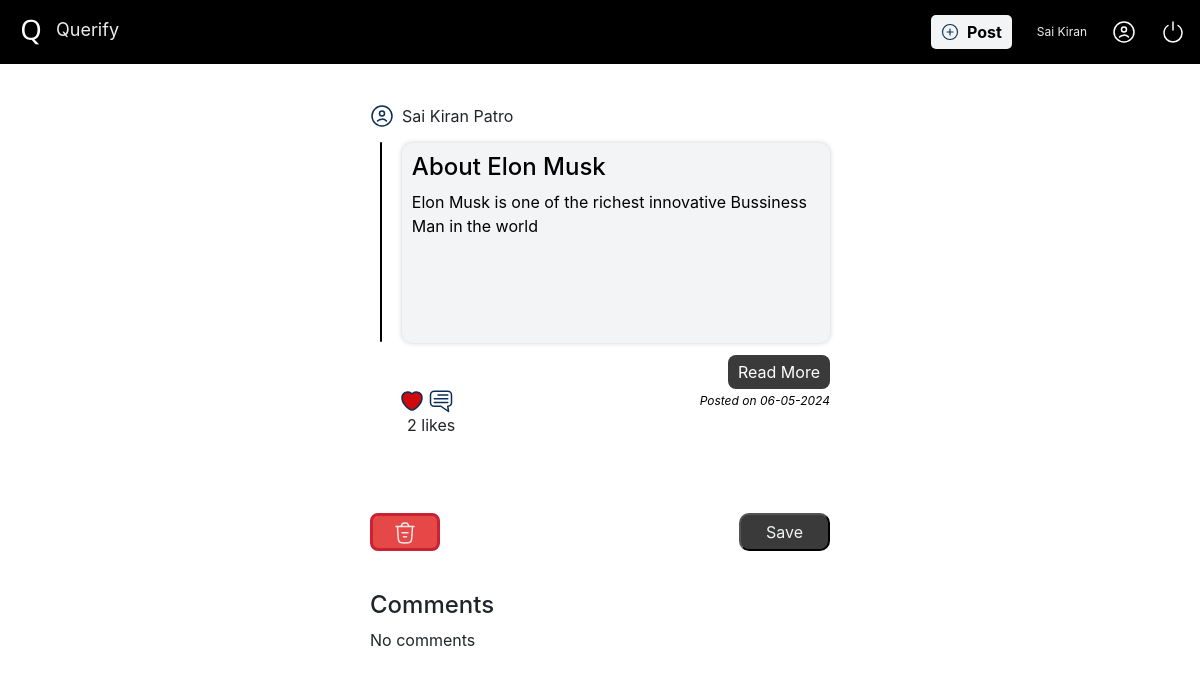
The page /comment/1 (signed in) on the database its author committed.
### Website/models.py (models this page shows)
class User(db.Model, UserMixin):
    id=db.Column(db.Integer, primary_key=True)
    firstName=db.Column(db.String(150))
    lastName=db.Column(db.String(150))
    emailAddress=db.Column(db.String(254),unique=True)
    password=db.Column(db.String(150))
    posts=db.relationship('Post')

class Post(db.Model):
    id=db.Column(db.Integer, primary_key=True)
    userId=db.Column(db.Integer, db.ForeignKey('user.id'))
    title=db.Column(db.String(1000))
    content=db.Column(db.Text)
    date=db.Column(db.DateTime(timezone='Asia/Kolkata'), default=func.date(func.now()))

### Website/views.py (the view, shortened to what this page needs)
@views.route('/comment/<int:post_id>', methods=['POST','GET'])
@login_required
def comment(post_id):
    userPostInfo,postDetails=get_user_info(post_id)
    userPostInfo[0]['postLikes']=likes_count_by_id(post_id)
    print(userPostInfo)
    print(postDetails.first().id)
    commentsInfo=get_comments_by_post_id(post_id)
    userCommentedByList=getCommentedByList(post_id)
    return render_template('Comment.html',userPostInfo=userPostInfo[0],postDetails=postDetails.first(),commentsList=commentsInfo[::-1],commentedByList=userCommentedByList[::-1],lengthComments=len(userCommentedByList))

### Website/models.py (called while the page is built)
def get_user_id():
    return current_user.id if current_user.is_authenticated else None

### Website/views.py (called while the page is built)
def get_likes_count():
    all_posts=Post.query.all()
    likesCount=[]
    for post in all_posts:
        likeCount=Likes.query.filter_by(postId=post.id).count()
        likesCount.append(likeCount)
    return likesCount

def likes_count_by_id(postId):
    likeCount=Likes.query.filter_by(postId=postId).count()
    return likeCount

def get_user_info(fetchRequest):
    all_posts=Post.query.all() if fetchRequest=='all' else Post.query.filter_by(id=fetchRequest)
    userPostInfo=[]
    likesCount=get_likes_count()
    print("likesCount", likesCount)
    index=0
    for post in all_posts:
        user=User.query.filter_by(id=post.userId).first()
        user_id = get_user_id()
        record = Likes.query.filter_by(postId=post.id, userId=user_id).first()
        record = True if record else False
        userObject={'userFullName':user.firstName+" "+user.lastName,'postedDate':"-".join(str(post.date)[0:10].split('-')[::-1]),'postLikes':likesCount[index],'postId':post.id,'postLiked':record}
        userPostInfo.append(userObject)
        index+=1
    return [userPostInfo,all_posts]

def get_comments_by_post_id(postId):
    commentsInfo=Comments.query.filter_by(postId=postId).all()
    return commentsInfo

def getCommentedByList(postId):
    commentedBy=[]
    commentsList=Comments.query.filter_by(postId=postId).all()
    for comment in commentsList:
        user=User.query.filter_by(id=comment.userId).first()
        commentedBy.append(user.firstName+" "+user.lastName)
    return commentedBy

### Website/templates/Comment.html (shortened to what this page needs)
<!DOCTYPE html>
<html lang="en">
<head>
    <link rel="stylesheet" href="{{ url_for('static', filename='Css/styles.css')}}" />
    <link rel="stylesheet" href="https://cdn.jsdelivr.net/npm/bootstrap@4.0.0/dist/css/bootstrap.min.css">
<link href="https://cdn.jsdelivr.net/npm/quill@2.0.1/dist/quill.bubble.css" rel="stylesheet" />
</head>
<body>
    <header>
      <nav class="navContainer" >
        <div class="leftHeader">
          <img src="{{ url_for('static', filename='Images/LogoNew.png') }}" alt="Querify Logo"/>&nbsp;
          <span style="font-size: 18px;;">Querify</span>
        </div>
        <div class="rightHeader">
          <button class="postButton" onclick="window.location.href='/post'"><img src="{{ url_for('static', filename='Images/Post.svg')}}"/>Post</button>
          {% if current_user.is_authenticated %}
          <span style="font-size:12px"> {{ current_user.firstName }}</span>
          {% endif %}
          <img src="{{ url_for('static', filename='Images/UserIcon.svg')}}" alt="User Icon"/>
          <img  class="logoutButton" alt="Logout" src="{{ url_for('static', filename='Images/Poweroff.svg')}}" onclick="window.location.href='/logout'"/>
        </div>
      </nav>
    </header>
    <div class="containerHome">
     <div class="postContainer">
        <div class="postHeader"><img src="{{ url_for('static', filename='Images/User.svg')}}"/> <span>{{ userPostInfo['userFullName'] }}</span></div>
        <div class="postContentContainer">
          <div class="postContent">
            <h2>{{ postDetails.title }}</h2>
            {{ postDetails.content | safe }}
          </div>
        </div>
        <div class="readMore">
           <button class="read-more">Read More</button>
        </div>
        <div class="dateActionContainer">
          <div class="postActions">
            {% if userPostInfo['postLiked'] %}
            <img class="disLikesImg" style="margin-left: 30px;" data-post-id="{{ userPostInfo['postId'] }}" src="{{ url_for('static', filename='Images/heartRed.svg')}}"/>
            {% endif %}
            <img class="commentImg" data-post-id="{{ userPostInfo['postId'] }}" src="{{ url_for('static', filename='Images/Comment.svg')}}"/>
          </div>
          <span class="postedDate">Posted on  {{ userPostInfo['postedDate'] }}</span>
        </div>
        <p class="postLikeCount" style="margin-left: 37px;">{{ userPostInfo['postLikes'] }} likes</p>
      </div>
      <div id="addCommentContainer">
             <div class="commentActionButtons">
                <button id="discardCommentButton" onclick="window.location.href='/'" type="button"  class=""><img src="{{ url_for('static', filename='images/DiscardRed.svg')}}"></button>
                <button id="saveCommentButton" onclick="save()" type="button" class="">Save</button>
             </div>
      </div>
      <div class="commentContainer">
        <h2>Comments</h2>
         {% if lengthComments %}
            {% for comment in commentsList %}
            <div class="comment">
                <div class="userCommented"><img src="{{ url_for('static', filename='Images/User.svg')}}"/>&nbsp;<span>{{ commentedByList[loop.index-1] }}</span></div>
                <div class="commentContent">
                    {{ comment.content | safe}}
                </div>
                <div class="replyComment">
                    <span><img class="likesImg"  src="{{ url_for('static', filename='Images/heartWhite.svg')}}"/> Reply<span class="commentDate"> Posted on {{comment.date | time_ago}}</span></span><span class="read-more-comment">Read More</span>
                 </div>
            </div>
            {% endfor %}
         {% else %}
            <span>No comments</span>
         {% endif %}
      </div>
    </div>
</body>
</html>

### Website/static/Css/styles.css (style rules this page uses)
:root { --backgroundColor: black; --fontColor: #f2f4f5;; --font-size-base: 16px; }
body { margin: 0px; }
.postContent p { margin-bottom: 1px !important; color: black !important; }
#addCommentContainer { width: 100%; max-width: 500px; padding:0px 20px 20px 20px; position: relative; }
#discardCommentButton { border-radius: 8px; background-color: #E64848; border: 3px solid #C82333; outline: none; padding: 3px 20px; cursor: pointer; }
#saveCommentButton { border-radius: 10px; background-color:#3a3a3a!important; padding: 5px 25px; color: var(--fontColor); outline: none; cursor: pointer; }
.commentContainer { width: 100%; max-width: 500px; padding-left: 20px; padding-right: 20px; }
.commentActionButtons { padding-top: 20px; display: flex; justify-content: space-between; align-items: center; width: 100%; }
.postButton { background:var(--fontColor); border: none; border-radius: 5px;; padding: 5px 10px; outline: none; display: flex; justify-content: center; align-items: center; color: var(--backgroundColor); font-weight: bold; gap: 8px; cursor: pointer; }
.postButton img { width:18px; }
.navContainer { background:var(--backgroundColor); padding: 15px; color:#EFECEC; display: flex; justify-content:space-between; align-items:center; }
.rightHeader { display: flex; justify-content: space-evenly; align-items: center; gap: 25px; }
.logoutButton { cursor: pointer; }
.containerHome { width: 100%; display: flex; flex-direction: column; justify-content: center; align-items: center; gap: 20px; margin-top: 20px }
.postContentContainer { display: flex; flex-direction: row; gap: 20px; position: relative; align-items: center; }
.postContainer { border: none; padding: 20px; border-radius: 10px; max-width: 500px; width: 100%; }
.postHeader { display: flex; justify-content: flex-start; align-items: center; gap: 8px; }
.postContent { margin-top: 15px; background: #f2f4f5; color: black !important; padding: 10px; border-radius: 10px; margin-left: 0px; margin-bottom: 12px; height: 200px; transition: height 0.5s ease-in-out; overflow: hidden; box-shadow: 0 0 5px rgba(0, 0, 0, 0.2); width: 100%; }
.postActions { display: flex; flex-direction: row; justify-content: flex-start; align-items: center; gap: 5px; }
.dateActionContainer { display: flex; justify-content: space-between; align-items: center; }
.postedDate { font-size: 12px; color: black; font-style: italic; }
.postActions img { width:24px; cursor: pointer; }
h2 { font-size:24px !important; }
.readMore { display: flex; flex-direction: row; justify-content: flex-end; align-items: center; }
.read-more { outline: none; border: none; padding: 5px 10px; border-radius: 8px; background: #3a3a3a; color:white; cursor: pointer; }

### rows shown on the page
User: firstName "Sai Kiran"
Post: title "About Elon Musk", content "Elon Musk is one of the richest innovative Bussiness Man in the world"

### other values the page prints
{{ userPostInfo['userFullName'] }} "Sai Kiran Patro"
{{ userPostInfo['postedDate'] }} "06-05-2024"
{{ userPostInfo['postLikes'] }} "2"
